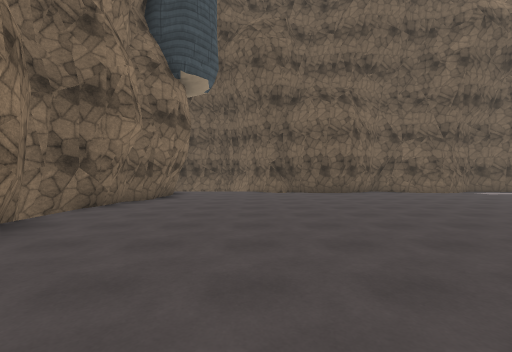
[1] (above)

24 first-person views from a walk through a scene from a Unity 3-D project. The camera is 1.4 m above the floor, looks level and sees 90° across. The floor is counted in squares, 2 m on a side. Each view is taken from the middle of a square. On the plan, view 1 faces up. The plan holds only what a view shows up to about 9 squares ahead; the rest is blank. The place goes on beyond the plan. The player is left out. Some animated figures are left out. Some surface patterns are stand-ins.

[2]
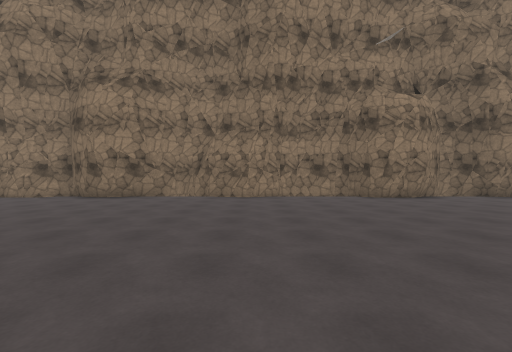

[3]
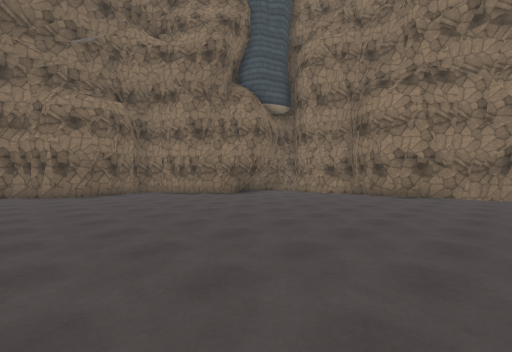

[4]
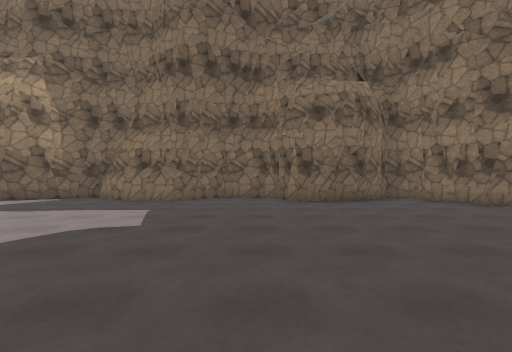

[5]
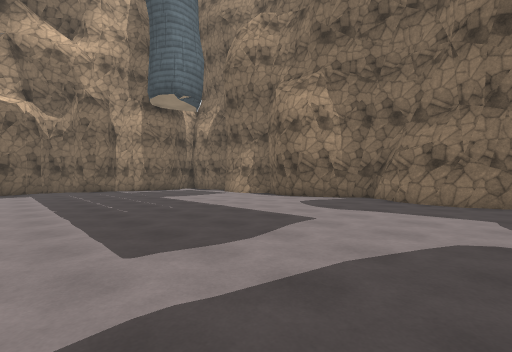

[6]
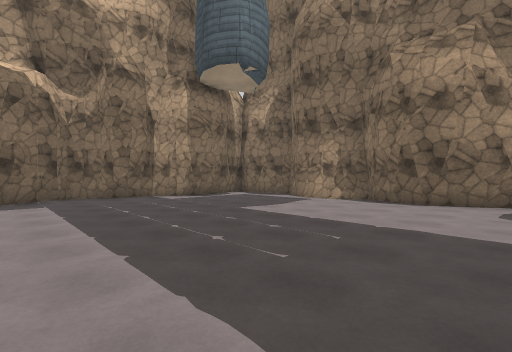

[7]
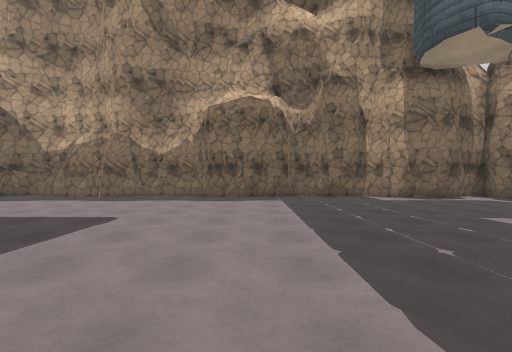

[8]
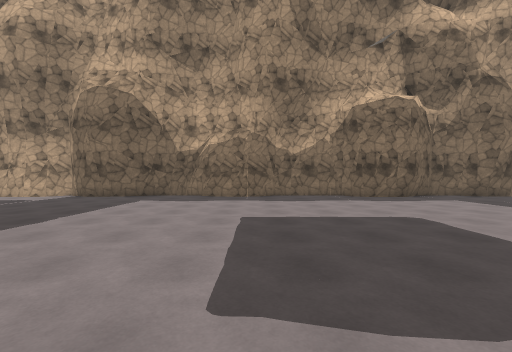

[9]
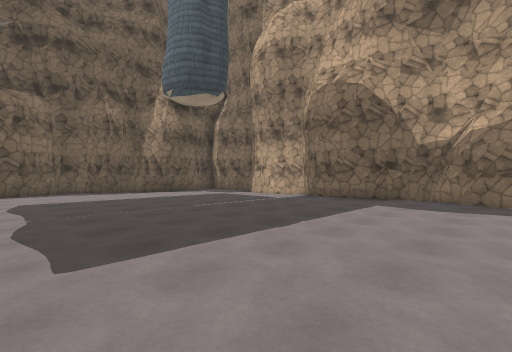

[10]
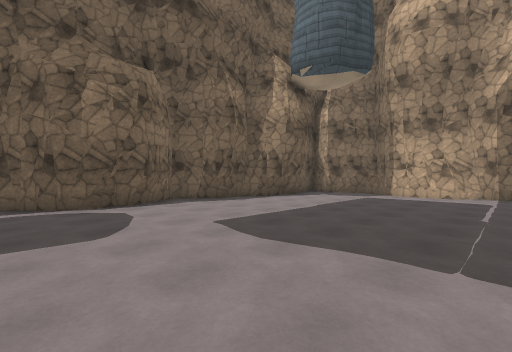

[11]
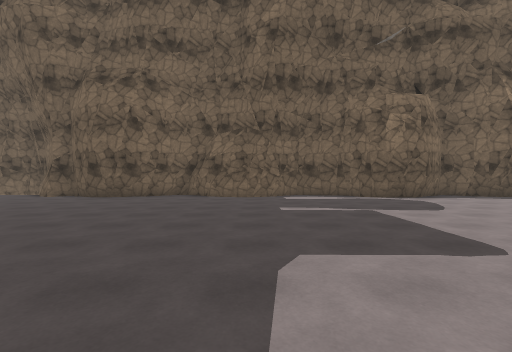

[12]
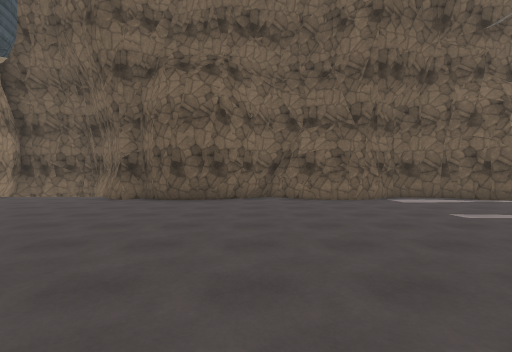

[13]
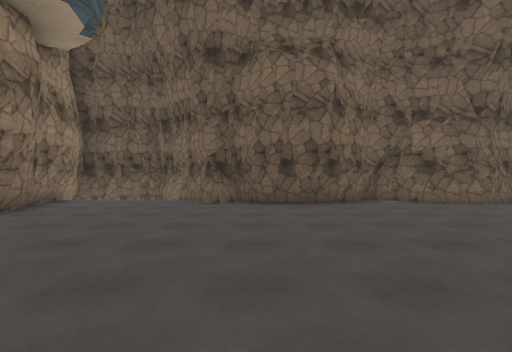

[14]
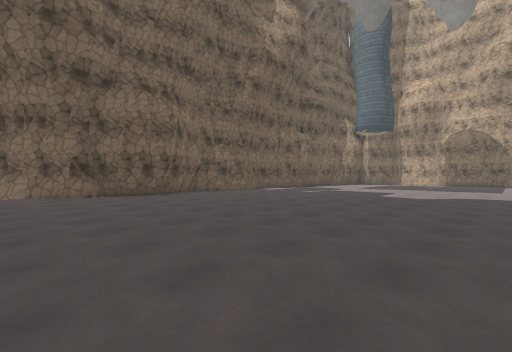

[15]
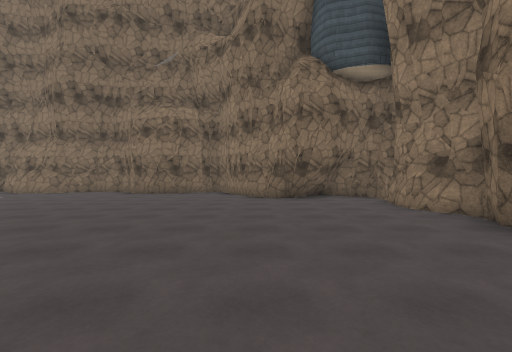

[16]
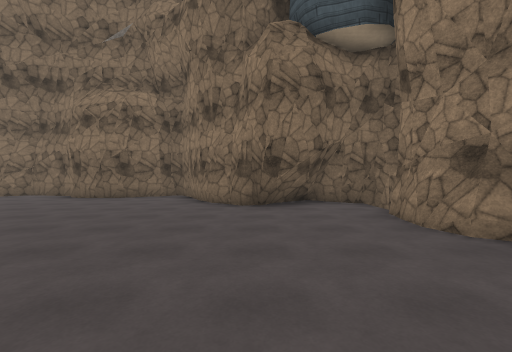

[17]
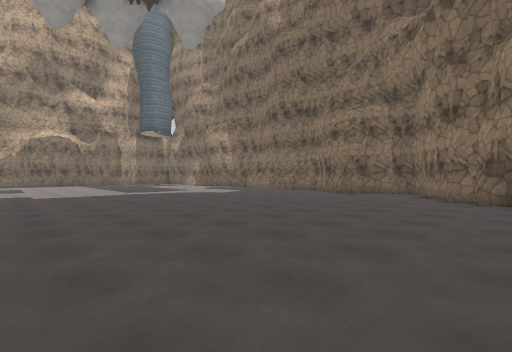

[18]
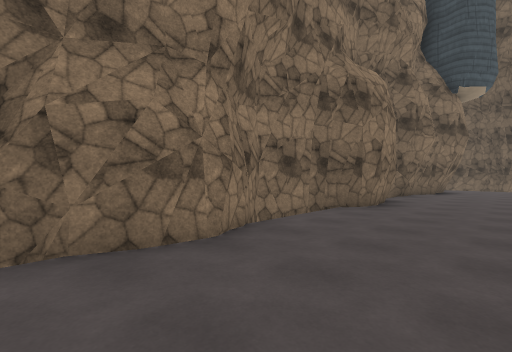

[19]
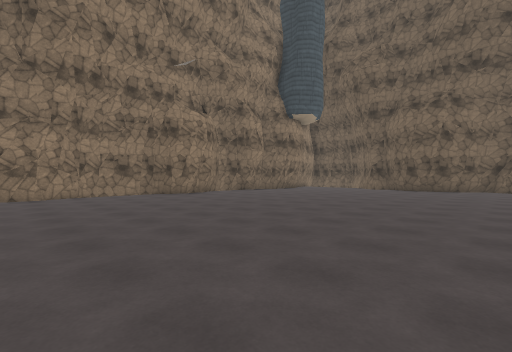

[20]
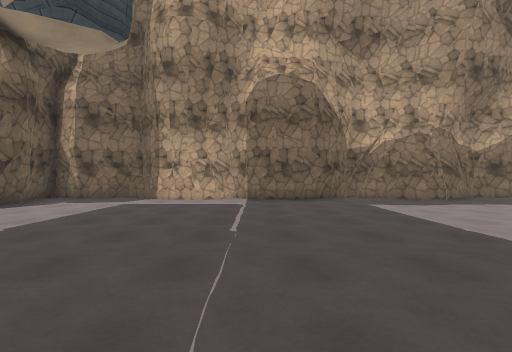

[21]
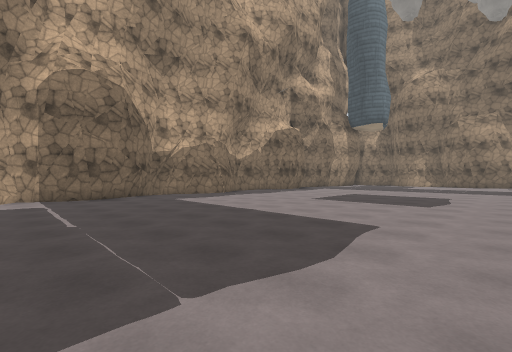

[22]
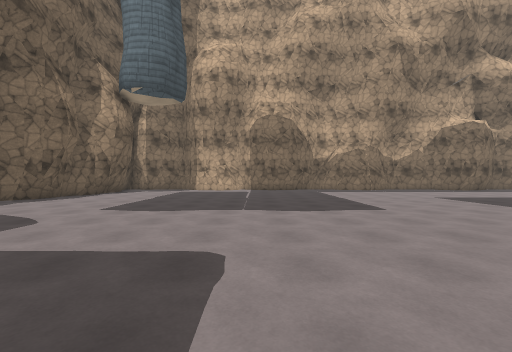

[23]
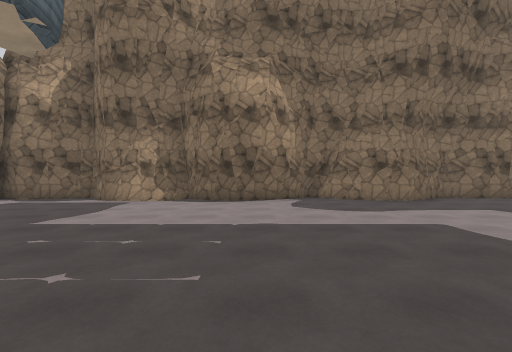

[24]
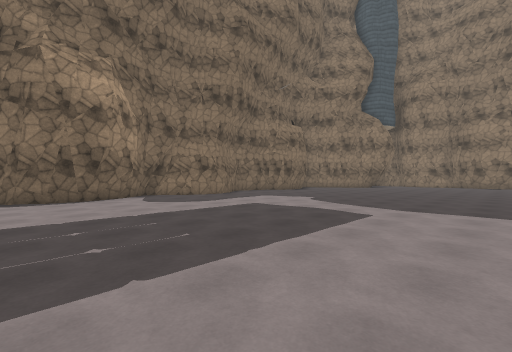

### Floor plan
Key: @ floor where view 1 was taken; # wall or solid block; . floor; v drop or lower ground.
Columns run from 4 left of view 1 to 22 right of it. Each row starts with its distance up from view 1.
 13 #####
 12 #v v##       ###
 11 #....#########.########  #
 10 ##....................####
  9  #.......................#
  8 ##.......................#
  7 #........................#
  6 #........................#
  5 #........................#
  4 #........................#
  3 #........................#
  2 #........................##
  1 #.........................#
  0 #...@......     .........##
 -1 #..........     .........#
 -2 #..........     .........##
 -3 #..........     ..........#
 -4 #.........................#
 -5 #........................##
 -6 #........................#
 -7 #........................#
 -8 #........................#
 -9 #........................#
-10 #........................#
-11 #........................#
-12 #.##....................##
-13 #####...................##
-14     ##.##........##......#
-15      ######.##############
-16           ###  #

Positions as (right, up) in squares from view 1, and headings:
1: (0, 0), facing up
2: (5, -2), facing left
3: (6, -4), facing down-left
4: (6, -7), facing down
5: (8, -7), facing down-right
6: (12, -7), facing down-right
7: (12, -7), facing right
8: (12, -2), facing right
9: (13, -1), facing up-right
10: (11, 4), facing up-right
11: (8, 2), facing up
12: (5, 3), facing up
13: (2, 4), facing up
14: (-1, 1), facing up-right
15: (0, -4), facing down
16: (-1, -6), facing down
17: (-1, -4), facing down-right
18: (-1, -4), facing up-left
19: (6, -3), facing up-left
20: (13, 4), facing right
21: (12, 5), facing down-right
22: (8, 4), facing right
23: (13, -7), facing down
24: (15, -6), facing down-left
